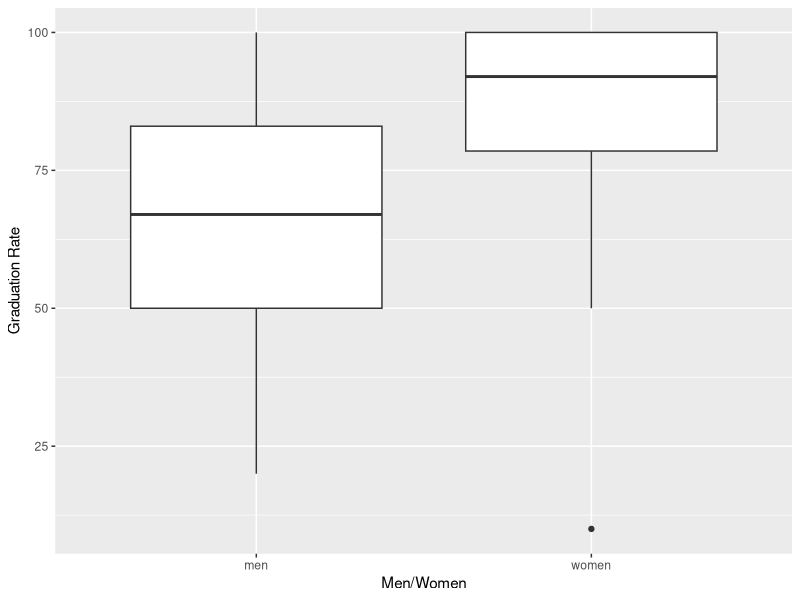

The R source for this figure: (Note: this script raises an error after producing the figure.)
## ---- chunk 1
library(tidyverse)
## ---- chunk 2
confidence_interval <- function(vector, interval) {
  # Standard deviation of sample
  vec_sd <- sd(vector)
  # Sample size
  n <- length(vector)
  # Mean of sample
  vec_mean <- mean(vector)
  # Error according to t distribution
  error <- qt((interval + 1)/2, df = n - 1) * vec_sd / sqrt(n)
  # Confidence interval as a vector
  result <- c("lower" = vec_mean - error, "upper" = vec_mean + error)
  return(result)
}

difference_ttest_nosamples <- function(x1,s1,n1,x2,s2,n2,alpha=.975,
                            alternative = 'both') {
  # Calculating Degrees of Freedom for a T-test
  b1 <- (((s1^2)/n1)+((s2^2)/n2))^2
  b2 <- ((1/(n1-1))*(((s1^2)/n1)^2))+((1/(n2-1))*(((s2^2)/n2)^2))
  df <- b1/b2
  # Calculate T Value for Confidence Intervals
  tstat3 <- qt(alpha,df)
  # Calculate Confidence Intervals
  upper_conf <- (x1 - x2) + tstat3 * sqrt(((s1^2)/n1)+((s2^2)/n2))
  lower_conf <- (x1 - x2) - tstat3 * sqrt(((s1^2)/n1)+((s2^2)/n2))
  #Calculate T-Statistic for the Difference of Means
  tstat1 <- (x1 - x2) / sqrt(((s1^2)/n1)+((s2^2)/n2))
  #If Ladder to take into account different P-Values
  if (alternative == 'both') {
    pstat1 <- 2*pt(abs(tstat1),df1,lower.tail = FALSE)
  } else if (alternative == 'less') {
    pstat1 <- pt(-abs(tstat1),df1,lower.tail = TRUE)
  } else if (alternative == 'greater') {
    pstat1 <- pt(abs(tstat1),df1,lower.tail = FALSE)
  } else { #Error Statement 
    pstat1 <- "Error"
  }
  result <- c("Lower" = lower_conf, "Upper" = upper_conf, 
              "P-Value" = pstat1, "T-Stat" = tstat1,
              "Deg Freedom" = df)
  return(result)
}



## ---- chunk 3
bb_grad_rates <- read_csv('recent NCAA tourn grad rates.csv', show_col_types = FALSE)
bb_grad_rates
# colnames(bb_grad_rates)

mens_bb <- bb_grad_rates %>%
  filter(`Men/Women` == "men")

womens_bb <- bb_grad_rates %>%
  filter(`Men/Women` == "women")

t.test(mens_bb$`Graduation Rate`, womens_bb$`Graduation Rate`, conf.level = 0.99)

ggplot(data = bb_grad_rates,aes(x = `Men/Women` , y = `Graduation Rate`)) +
  geom_boxplot(show.legend = TRUE)

## ---- chunk 4

x1 <- 2.87
x2 <- 3.16
s1 <- 0.67
s2 <- 0.53
n1 <- 65
n2 <- 65
delta0 <- 0

difference_ttest_nosamples(x1,s1,n1,x2,s2,n2, alternative = 'greater')


## ---- chunk 5
warm_football <- c(44,53,48,49,62,58,64,54,56,55)
cold_football <- c(46,46,54,47,57,44,51,51,52,46)

t.test(warm_football,cold_football,alternative= 'greater')
## ---- chunk 6

resident <- c(3200,3800,3000,3700,4300,2900,3900,2500,1800,4000,7400,2000,3100,5400,2000,1900,1900,1600,2700)
nonresident <- c(7900,7500,7800,8500,12000,6400,8600,4600,4500,8600,12100,7900,8700,11200,5200,4900,4500,6000,6200)
difference <- nonresident - resident


confidence_interval(difference,0.95)

tresident <- t.test(nonresident,resident)

tresident

## ---- chunk 7
regular <- c(16,20,21,22,23,22,27,25,27,28)
premium <- c(19,22,24,24,25,25,26,26,28,32)

t.test(premium,regular, paired = TRUE)
